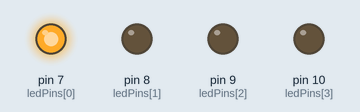
Bench run of a sketch on a simulated Arduino Uno, built with avr-gcc and run on an emulated ATmega328P. Parts: output pins drawn as LEDs (lit = HIGH).

Above: at 0.1 s.
Timing chart, 0 to 1.6 s (numbered marks = the images above):
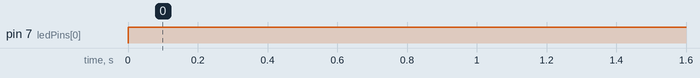

Measured:
- by itself, pin 7 (ledPins[0]): LOW → HIGH at 0.00 s

The sketch:

2_8_LED_Sequince.ino
```cpp
int ledPins[] = {7, 8, 9, 10};
int delayTime = 2000;

void setup(){
  for (int i = 0; i < 4; i++){
    pinMode(ledPins[i], OUTPUT);
  }
}

void loop(){
  for (int i = 0; i < 4; i++){
    for (int j = 0; j < 5; j++){
      for (int numblinks = 5; numblinks > 4; numblinks++){
      digitalWrite(ledPins[i], HIGH);
      delay(delayTime);
      digitalWrite(ledPins[i], LOW);
      }
    }
  }
}
```
